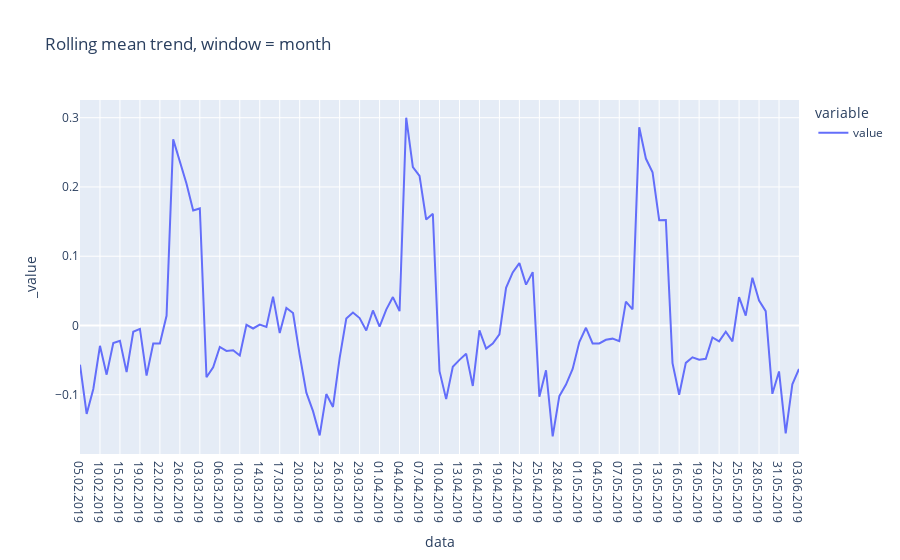

Here is the notebook cell this chart was saved with:
### Code cell
# Построим изменения скользящего среднего

diff_data = data.diff(periods=1).dropna()
px.line(diff_data.rolling(window=30).mean()[30:], title='Rolling mean trend, window = month')
